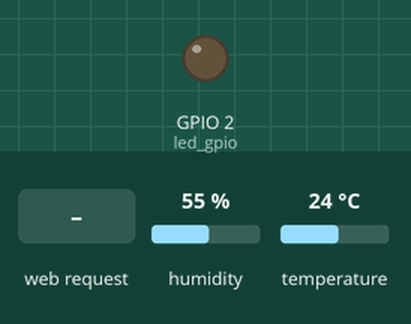
Recording of a program running on a simulated ESP32. Parts: output pins drawn as LEDs (lit = HIGH). The inputs (shaded band) are chosen by the test bench; at power-on: humidity 55 %, temperature 24 °C. WiFi joins after 1.5 s; servers stay silent unless stated; what the program prints to the serial monitor is not drawn.

Above: at 2.7 s.
2.8 s: HTTP request GET /H received
At 4.0 s:
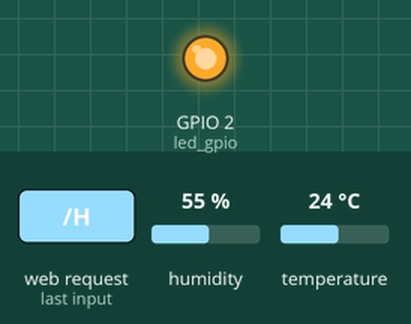
4.3 s: HTTP request GET /L received
At 5.4 s:
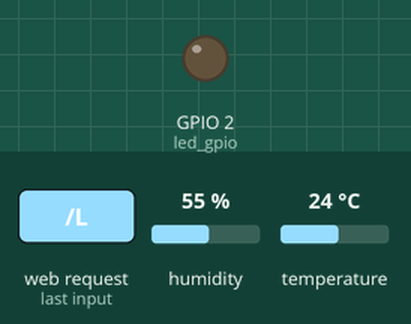
Timing chart, 0 to 7.3 s (numbered marks = the images above; inputs shaded):
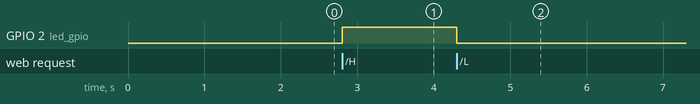

Measured:
- after the input at 2.8 s, GPIO 2 (led_gpio): LOW → HIGH at once
- after the input at 4.3 s, GPIO 2 (led_gpio): HIGH → LOW at once

The program:

main.cpp
```cpp
/*  10.060 - Web server
   This example sketch creates a web server that is running on the ESP32.
   Use a browser to connect to the ESP32 webserver. The landing page shows
   the temperature and humidity. You can click on the hyperlinks to control the
   state of the built-in LED (GPIO2)
   This sketch was written by Peter Dalmaris using information from the
   ESP32 datasheet and examples. You can find the original example notes below. I have
   extended the example to show the BME280 readings.
   Components
   ----------
    - ESP32 Dev Kit v4

    - BME280
    IDE
    ---
    Arduino IDE with ESP32 Arduino Code
    (https://github.com/espressif/arduino-esp32)
    Libraries
    ---------
    - WiFi
    - Adafruit_Sensor
    - Adafruit_BME280

   Connections
   -----------
   Connect the sensor breakout like this:
    ESP32   |    BME280
   -------------------
    3.3V   |    Vin
    GND    |    GND
    GPIO22 |    SCL
    GPIO21 |    SDA
    Other information
    -----------------
    1. ESP32 Datasheet: https://www.espressif.com/sites/default/files/documentation/esp32_datasheet_en.pdf
    2. WiFi library: https://github.com/espressif/arduino-esp32/tree/master/libraries/WiFi
    3. Web server library: https://github.com/espressif/arduino-esp32/tree/master/libraries/WebServer
    4. Learn about HTTP: https://en.wikipedia.org/wiki/Hypertext_Transfer_Protocol
    Created on April 8 2019 by Peter Dalmaris
*/

/*  ORIGINAL EXAMPLE NOTES
  WiFi Web Server LED Blink
  A simple web server that lets you blink an LED via the web.
  This sketch will print the IP address of your WiFi Shield (once connected)
  to the Serial monitor. From there, you can open that address in a web browser
  to turn on and off the LED on pin 5.
  If the IP address of your shield is yourAddress:
  http://yourAddress/H turns the LED on
  http://yourAddress/L turns it off
  This example is written for a network using WPA encryption. For
  WEP or WPA, change the Wifi.begin() call accordingly.
  Circuit:
   WiFi shield attached
   LED attached to pin 5
  created for arduino 25 Nov 2012
  by Tom Igoe

  ported for sparkfun esp32
  31.01.2017 by Jan Hendrik Berlin
*/
#include <Arduino.h>
#include <WiFi.h>

#include <Adafruit_Sensor.h>
#include <Adafruit_BME280.h>

#define SEALEVELPRESSURE_HPA (1013.25)

Adafruit_BME280 bme; // I2C

const int led_gpio = 2;

const char* ssid     = "GreatBallsOfFire";
const char* password = "RaptorX50";

WiFiServer server(80);

void setup()
{
  Serial.begin(115200);

  bool status;

  status = bme.begin(0x76);   // BME280 sensors are usually set to address 0x76 or 0x77
  // If your BME280 sensor module has an SD0 pin, then:
  // SD0 unconnected configures the address to 0x77
  // SD0 to GND configures the address to 0x76
  // If there is no SD0 pin, try either address to find out which
  // one works with your sensor.

  pinMode(led_gpio, OUTPUT);      // set the LED pin mode

  delay(10);

  // We start by connecting to a WiFi network

  Serial.println();
  Serial.println();
  Serial.print("Connecting to ");
  Serial.println(ssid);

  WiFi.begin(ssid, password);

  while (WiFi.status() != WL_CONNECTED) {
    delay(500);
    Serial.print(".");
  }

  Serial.println("");
  Serial.println("WiFi connected.");
  Serial.println("IP address: ");
  Serial.println(WiFi.localIP());

  server.begin();

}

int value = 0;

void loop() {
  WiFiClient client = server.available();   // listen for incoming clients

  if (client) {                             // if you get a client,
    Serial.println("New Client.");           // print a message out the serial port
    String currentLine = "";                // make a String to hold incoming data from the client
    while (client.connected()) {            // loop while the client's connected
      if (client.available()) {             // if there's bytes to read from the client,
        char c = client.read();             // read a byte, then
        Serial.write(c);                    // print it out the serial monitor
        if (c == '\n') {                    // if the byte is a newline character

          // if the current line is blank, you got two newline characters in a row.
          // that's the end of the client HTTP request, so send a response:
          if (currentLine.length() == 0) {
            // HTTP headers always start with a response code (e.g. HTTP/1.1 200 OK)
            // and a content-type so the client knows what's coming, then a blank line:
            client.println("HTTP/1.1 200 OK");
            client.println("Content-type:text/html");
            client.println("Refresh: 5");
            client.println();
            client.println("<!DOCTYPE HTML>");
            client.println("<html>");

            // the content of the HTTP response follows the header:
            client.print("<p>Click <a href=\"/H\">here</a> to turn the LED on pin ");
            client.print(led_gpio);
            client.print(" on.</p>");
            client.print("<p>Click <a href=\"/L\">here</a> to turn the LED on pin ");
            client.print(led_gpio);
            client.print(" off.</p>");
            client.print("<hl>");
            client.print("<p>Temperature:");
            client.print(bme.readTemperature());
            client.print(" &deg;C</p>");
            client.print("<p>Humidity:");
            client.print(bme.readHumidity());
            client.println(" %</p>");
            client.println("</html>");

            // The HTTP response ends with another blank line:
            client.println();
            // break out of the while loop:
            break;
          } else {    // if you got a newline, then clear currentLine:
            currentLine = "";
          }
        } else if (c != '\r') {  // if you got anything else but a carriage return character,
          currentLine += c;      // add it to the end of the currentLine
        }

        // Check to see if the client request was "GET /H" or "GET /L":
        if (currentLine.endsWith("GET /H")) {
          digitalWrite(led_gpio, HIGH);               // GET /H turns the LED on
          Serial.println("High");
        }
        if (currentLine.endsWith("GET /L")) {
          digitalWrite(led_gpio, LOW);
          Serial.println("Low");                // GET /L turns the LED off;
        }
      }
    }
    // close the connection:
    client.stop();
    Serial.println("Client Disconnected.");
  }
}
```
